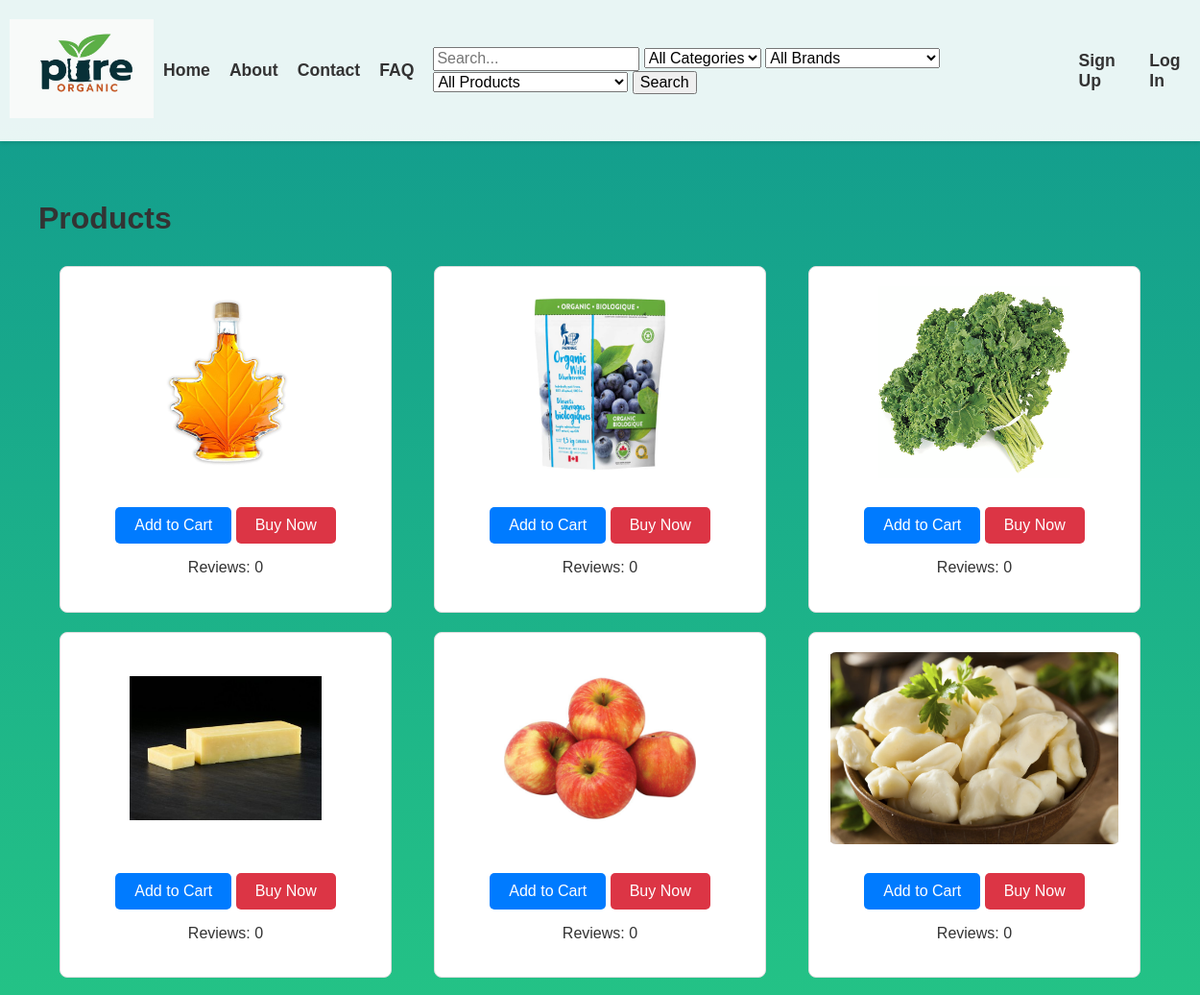
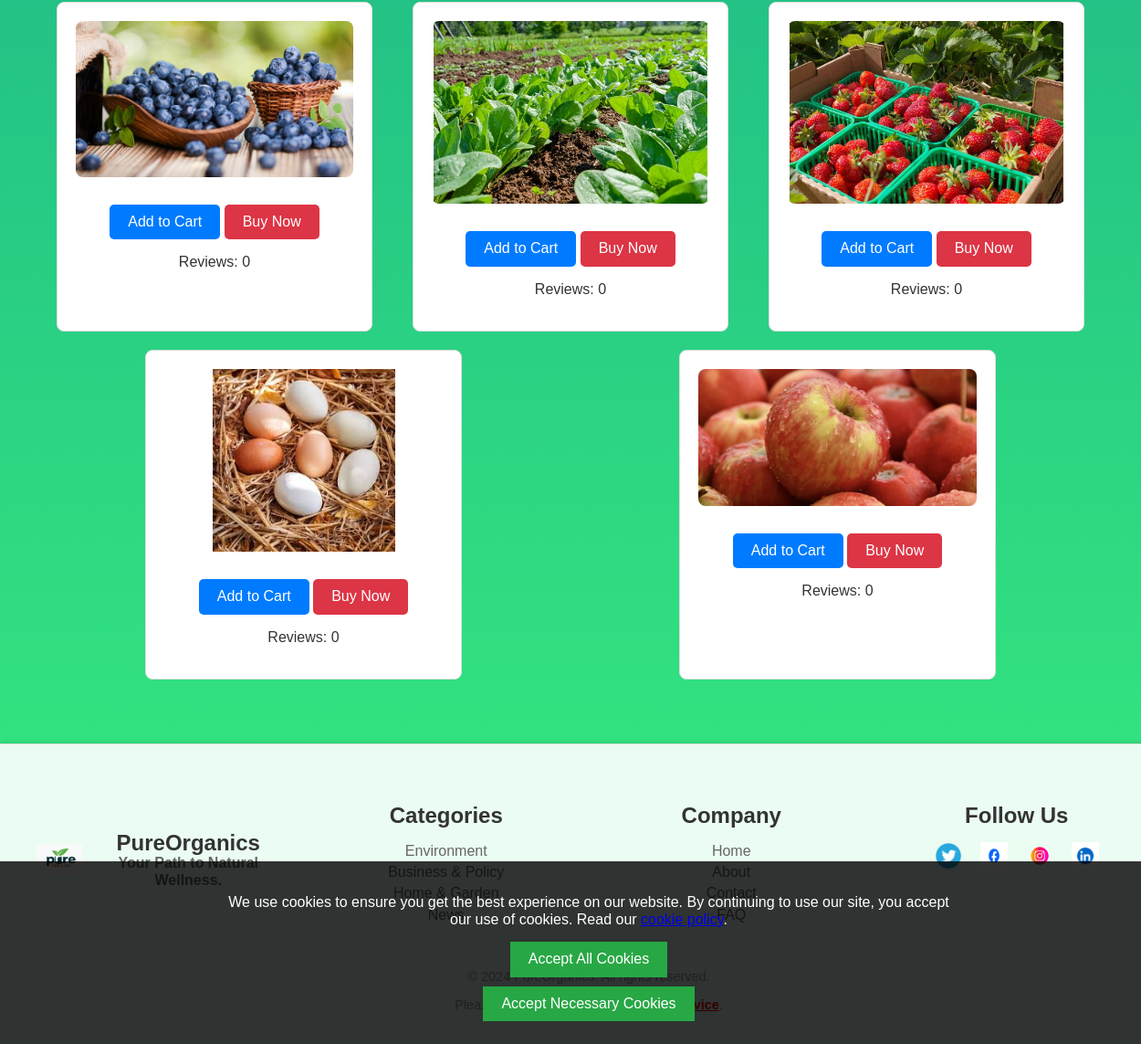
Page /PureOrganics/products/ on the committed database (2 pictures, top to bottom).
### PureOrganics/models.py (models this page shows, shortened)
class Product(models.Model):
    name = models.CharField(max_length=255)
    category = models.ForeignKey(Category, on_delete=models.CASCADE)
    brand = models.ForeignKey(Brand, on_delete=models.CASCADE, null=True, blank=True)
    description = models.TextField(blank=True, null=True)
    price = models.DecimalField(max_digits=10, decimal_places=2)
    stock = models.PositiveIntegerField()
    image = models.ImageField(upload_to='products/', blank=True, null=True)
    available = models.BooleanField(default=True)
    created_at = models.DateTimeField(auto_now_add=True)
    updated_at = models.DateTimeField(auto_now=True)
    class Meta:
        indexes = [
            models.Index(fields=['name']),
        ]

### PureOrganics/views.py (the view)
# urls.py: path('products/', ProductListView.as_view(), name='product_list'),
class ProductListView(ListView):
    model = Product
    template_name = 'myapp/product_list.html'
    context_object_name = 'products'
    def get_context_data(self, **kwargs):
        context = super().get_context_data(**kwargs)
        context['cart_count'] = get_cart_count(self.request.user)
        return context

### PureOrganics/context_processors.py (called while the page is built)
def common_context(request):
    categories = Category.objects.all()
    brands = Brand.objects.all()
    products = Product.objects.all()
    cart_count = get_cart_count(request.user) if request.user.is_authenticated else 0
    return {
        'categories': categories,
        'brands': brands,
        'products': products,
        'cart_count': cart_count,
    }

### PureOrganics/views.py (called while the page is built)
def get_cart_count(user):
    if user.is_authenticated:
        cart, created = Cart.objects.get_or_create(user=user)
        cart_items = CartItem.objects.filter(cart=cart)
        return sum(item.quantity for item in cart_items)
    return 0

### PureOrganics/templates/myapp/product_list.html (shortened to what this page needs)
{% extends 'myapp/base.html' %}
{% block content %}
<h1>Products</h1>
<div class="product-list">
    {% if products %}
        {% for product in products %}
            <div class="product">
                <a href="{% url 'product_detail' product.pk %}">
                    <img src="{{ product.image.url }}" alt="{{ product.name }}">
                </a>
              <div class="action-buttons">
    <form action="{% url 'add_to_cart' product.id %}" method="post" style="display:inline;">
        <button type="submit" class="add-to-cart-btn">Add to Cart</button>
    </form>
    <form action="{% url 'buy_now' product.id %}" method="post" style="display:inline;">
        <button type="submit" class="buy-now-btn">Buy Now</button>
    </form>
</div>
                               <p>Reviews: {{ product.reviews.count }}</p>
            </div>
        {% empty %}
            <p>No products found.</p>
        {% endfor %}
    {% else %}
        <p>No products found.</p>
    {% endif %}
</div>
{% endblock %}

### PureOrganics/templates/myapp/base.html (shortened to what this page needs)
{% load static %}
<!DOCTYPE html>
<html lang="en">
<head>
    <link rel="stylesheet" href="{% static 'myapp/styles.css' %}">
    <link rel="stylesheet" href="https://cdnjs.cloudflare.com/ajax/libs/normalize/8.0.1/normalize.min.css">
    <link rel="stylesheet" href="https://cdnjs.cloudflare.com/ajax/libs/font-awesome/6.0.0-beta3/css/all.min.css">
</head>
<body>
    <header>
        <div class="logo">
            <a href="{% url 'home' %}">
                <img src="{% static 'myapp/images/pureorganicslogo.png' %}" alt="Company Logo">
            </a>
        </div>
        <nav>
            <ul>
             <li><a href="{% url 'home' %}">Home</a></li>
                <li><a href="{% url 'about' %}">About</a></li>
                <li><a href="{% url 'contact' %}">Contact</a></li>
                <li><a href="{% url 'faq' %}">FAQ</a></li>
                {% block search_form %}
                <li class="search-form">
                    <form action="{% url 'search' %}" method="GET">
                        <input type="text" name="q" id="search-input" placeholder="Search..." autocomplete="off" value="{{ request.GET.q }}">
                        <select name="category" id="category-filter">
                            <option value="">All Categories</option>
                        </select>
                        <select name="brand" id="brand-filter">
                            <option value="">All Brands</option>
                        </select>
                        <select name="product" id="product-filter">
                            <option value="">All Products</option>
                        </select>
                        <button type="submit">Search</button>
                    </form>
                </li>
                    {% if user.is_authenticated %}
                    <li class="profile-menu">
                        <a href="#" class="profile-icon">
                            <img src="{% static 'myapp/images/profile-icon.png' %}" alt="Profile Icon" class="profile-icon">
                            <span>{{ user.username }}</span>
                        </a>
                        <div class="dropdown-content">
                            <a href="{% url 'user_profile' %}">Profile</a>
                            <a href="{% url 'password_reset' %}">Change Password</a>
                            <a href="{% url 'order_history' %}">Order History</a>
                            <a href="{% url 'logout' %}">Log Out</a>
                        </div>
                    </li>
                    <li class="cart-icon">
                        <a href="{% url 'view_cart' %}">
                            <img src="{% static 'myapp/images/cart-icon.png' %}" alt="Cart Icon">
                            <span class="cart-count">{{ cart_count }}</span>
                        </a>
                    </li>
                {% else %}
                    <li><a href="{% url 'signup' %}" class="nav-button">Sign Up</a></li>
                    <li><a href="{% url 'login' %}" class="nav-button">Log In</a></li>
                {% endif %}
                {% endblock %}
            </ul>
        </nav>
    </header>
    <main>
        {% block content %}{% endblock %}
    </main>
    <footer>
    <div class="footer-content">
        <div class="footer-section highlight">
            <img src="{% static 'myapp/images/pureorganicslogo.png' %}" alt="PureOrganics Logo">
            <div>
                <h3>PureOrganics</h3>
                <p>Your Path to Natural Wellness.</p>
            </div>
        </div>
        <div class="footer-section">
            <h3>Categories</h3>
            <ul>
                <li><a href="#">Environment</a></li>
                <li><a href="#">Business & Policy</a></li>
                <li><a href="#">Home & Garden</a></li>
                <li><a href="#">News</a></li>
            </ul>
        </div>
        <div class="footer-section">
            <h3>Company</h3>
            <ul>
               <li><a href="{% url 'home' %}">Home</a></li>
                <li><a href="{% url 'about' %}">About</a></li>
                <li><a href="{% url 'contact' %}">Contact</a></li>
                <li><a href="{% url 'faq' %}">FAQ</a></li>
            </ul>
        </div>
        <div class="footer-section">
            <h3>Follow Us</h3>
            <div class="social-icons">
                <a href="https://twitter.com" class="social-icon"><img src="{% static 'myapp/images/twitter-icon.png' %}" alt="Twitter"></a>
                <a href="https://facebook.com" class="social-icon"><img src="{% static 'myapp/images/facebook-icon.png' %}" alt="Facebook"></a>
                <a href="https://instagram.com" class="social-icon"><img src="{% static 'myapp/images/instagram-icon.png' %}" alt="Instagram"></a>
                <a href="https://linkedin.com" class="social-icon"><img src="{% static 'myapp/images/linkedin-icon.png' %}" alt="LinkedIn"></a>
            </div>
        </div>
    </div>
    <div class="footer-bottom">
        <p>&copy; 2024 PureOrganics. All rights reserved.</p>
        <p>Please review our updated <a href="https://example.com/terms" class="terms-link">Terms of Service</a>.</p>
    </div>
</footer>
<div id="cookieConsent" class="cookie-consent">
    <div class="cookie-consent-content">
        <p>We use cookies to ensure you get the best experience on our website. By continuing to use our site, you accept our use of cookies. Read our <a href="#">cookie policy</a>.</p>
        <button id="acceptAllCookies">Accept All Cookies</button>
        <button id="acceptNecessaryCookies">Accept Necessary Cookies</button>
    </div>
</div>

### PureOrganics/static/myapp/styles.css (style rules this page uses)
body { font-family: Arial, sans-serif; margin: 0; padding: 0; background: linear-gradient(to bottom, #11998e, #38ef7d); color: #333; display: flex; flex-direction: column; min-height: 100vh; }
header { display: flex; justify-content: space-between; align-items: center; padding: 20px 10px; background-color: rgba(255, 255, 255, 0.9); box-shadow: 0 2px 4px rgba(0, 0, 0, 0.1); }
.logo { display: flex; align-items: center; }
.logo img { width: 150px; height: auto; margin-right: 10px; }
nav { display: flex; align-items: center; }
nav ul { list-style-type: none; margin: 0; padding: 0; display: flex; align-items: center; gap: 20px; }
nav ul li { margin: 0; }
nav ul li a { text-decoration: none; color: #333; font-weight: bold; font-size: 1.1em; transition: color 0.3s; }
main { flex: 1; padding: 40px; color: #333; }
footer { background-color: rgba(255, 255, 255, 0.9); padding: 20px; text-align: center; border-top: 1px solid #ddd; color: #333; box-shadow: 0 -2px 4px rgba(0, 0, 0, 0.1); width: 100%; }
.footer-content { display: flex; justify-content: space-around; flex-wrap: wrap; margin-bottom: 5px; }
.footer-section { flex: 1; margin: 20px; min-width: 200px; }
.footer-section h3 { font-size: 1.5em; margin-bottom: 15px; color: #333; }
.footer-section p, .footer-section ul, .footer-section a { color: #666; text-decoration: none; }
.footer-section ul { list-style: none; padding: 0; }
.footer-section ul li { margin: 5px 0; }
.social-icons { display: flex; justify-content: center; gap: 20px; margin-top: 10px; }
.social-icons .social-icon { width: 30px; height: 30px; }
.social-icons .social-icon img { width: 100%; height: 100%; }
.footer-bottom { margin-top: 5px; color: #999; font-size: 0.9em; }
.footer-bottom a { color: #666; text-decoration: none; }
.footer-bottom .terms-link { color: red; text-decoration: underline; font-weight: bold; }
.highlight { display: flex; align-items: center; color: #28a745; font-weight: bold; justify-content: center; }
.highlight img { margin-right: 10px; width: 50px; height: auto; }
.highlight h3, .highlight p { margin: 0; }
.product-list { display: flex; flex-wrap: wrap; justify-content: space-around; margin: 20px 0; }
.product { background-color: white; border: 1px solid #ddd; border-radius: 8px; padding: 20px; margin: 10px; width: calc(33% - 40px); box-sizing: border-box; text-align: center; }
.product img { width: 100%; height: auto; max-height: 200px; object-fit: contain; border-radius: 8px; display: block; margin: 0 auto; }
.action-buttons { margin-top: 20px; }
.add-to-cart-btn, .buy-now-btn { padding: 10px 20px; font-size: 1em; border: none; border-radius: 5px; cursor: pointer; text-align: center; margin-top: 10px; transition: background-color 0.3s, transform 0.3s; }
.add-to-cart-btn { background-color: #007bff; color: white; }
.buy-now-btn { background-color: #dc3545; color: white; }
.cookie-consent { position: fixed; bottom: 0; left: 0; width: 100%; background-color: rgba(0, 0, 0, 0.8); color: #fff; padding: 20px; text-align: center; z-index: 1000; }
.cookie-consent-content { max-width: 800px; margin: 0 auto; display: flex; flex-direction: column; align-items: center; }
.cookie-consent-content p { margin-bottom: 10px; }
.cookie-consent-content button { margin: 5px; padding: 10px 20px; border: none; background-color: #28a745; color: #fff; cursor: pointer; font-size: 16px; }
.cookie-consent { position: fixed; bottom: 0; left: 0; width: 100%; background-color: rgba(0, 0, 0, 0.8); color: #fff; padding: 20px; text-align: center; z-index: 1000; display: none; }
main { display: flex; justify-content: center; align-items: center; min-height: calc(100vh - 160px); }

### rows in the picture
Product: image (picture), reviews.count "0"
Product: image (picture), reviews.count "0"
Product: image (picture), reviews.count "0"
Product: image (picture), reviews.count "0"
Product: image (picture), reviews.count "0"
Product: image (picture), reviews.count "0"
Product: image (picture), reviews.count "0"
Product: image (picture), reviews.count "0"
Product: image (picture), reviews.count "0"
Product: image (picture), reviews.count "0"
Product: image (picture), reviews.count "0"
